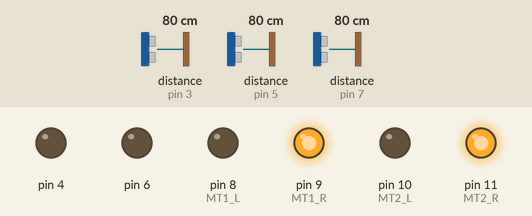
This sketch was run on a simulated Arduino Uno, built with avr-gcc and run on an emulated ATmega328P. On the bench: output pins drawn as LEDs (lit = HIGH). Wiring (inferred from the names in the program): ultrasonic range finder: trigger pin 2; echo pin 3. Dashed ring = blinking. Inputs (shaded band) come from the test bench; at power-on: distance to the obstacle (sensors on pin 3, pin 5, pin 7) 80 cm. The echo pulse lasts 58.3 µs per cm; pins used as bus, display or sensor lines are not drawn.

Above: at 6.2 s.
6.3 s: distance to the obstacle (sensor on pin 3) set to 23 cm
7.8 s: distance to the obstacle (sensor on pin 3) set to 18 cm
At 8.41 s:
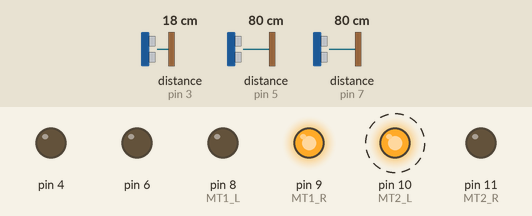
10.8 s: distance to the obstacle (sensor on pin 3) set to 35 cm
At 11.3 s:
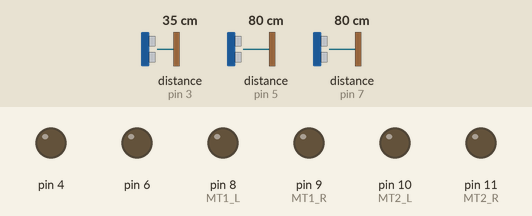
12.4 s: distance to the obstacle (sensor on pin 3) set to 2 cm
At 13.5 s:
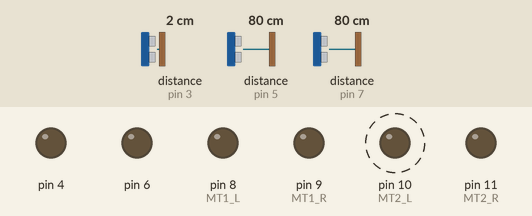
15.4 s: distance to the obstacle (sensor on pin 5) set to 17 cm
18.4 s: distance to the obstacle (sensor on pin 5) set to 14 cm
At 19.05 s:
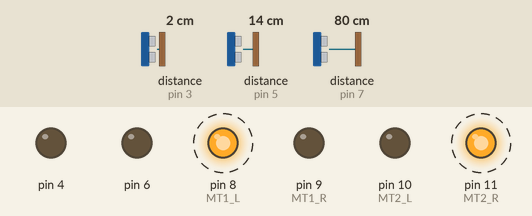
Timing chart, 0 to 22.4 s (numbered marks = the images above; inputs shaded):
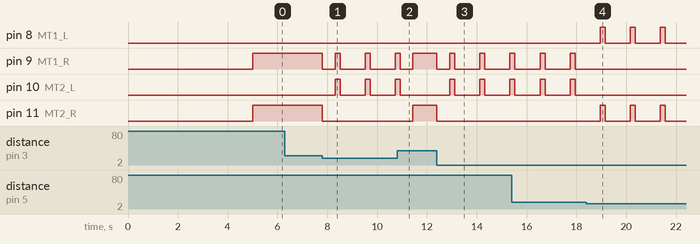

The sketch:

v1.ino
```cpp
#define TIME_OUT 5000

#define MT1_L 8
#define MT1_R 9

#define MT2_L 10
#define MT2_R 11

struct Sr04 {
    uint8_t trig_pin;
    uint8_t echo_pin;
};


struct Sr04 srBefore;
struct Sr04 srLeft;
struct Sr04 srRight;

float GetDistance(struct Sr04 sr04)
{
  long duration, distanceCm;

  digitalWrite(sr04.trig_pin, LOW);
  delayMicroseconds(2);
  digitalWrite(sr04.trig_pin, HIGH);
  delayMicroseconds(10);
  digitalWrite(sr04.trig_pin, LOW);

  duration = pulseIn(sr04.echo_pin, HIGH, TIME_OUT);

  // convert to distance
  distanceCm = duration / 29.1 / 2;

  return distanceCm;
}

void sr_init(){
    srBefore.trig_pin = 2;
    srBefore.echo_pin = 3;

    srLeft.trig_pin = 4;
    srLeft.echo_pin = 5;

    srRight.trig_pin = 6;
    srRight.echo_pin = 7;

    pinMode(srBefore.trig_pin, OUTPUT);
    pinMode(srBefore.echo_pin, INPUT);

    pinMode(srLeft.trig_pin, OUTPUT);
    pinMode(srLeft.echo_pin, INPUT);

    pinMode(srRight.trig_pin, OUTPUT);
    pinMode(srRight.echo_pin, INPUT);
}

void motor_init(){
  pinMode(MT1_L, OUTPUT);
  pinMode(MT1_R, OUTPUT);
  pinMode(MT2_L, OUTPUT);
  pinMode(MT2_R, OUTPUT);
}

void goStraight(){
  digitalWrite(MT1_L, 0);
  digitalWrite(MT1_R, 1);


  digitalWrite(MT2_L, 0);
  digitalWrite(MT2_R, 1);
}

void turnLeft(){


  digitalWrite(MT1_L, 1);
  digitalWrite(MT1_R, 0);

  digitalWrite(MT2_L, 0);
  digitalWrite(MT2_R, 1);
  delay(200);
  stop();
}

void turnRight(){
  digitalWrite(MT1_L, 0);
  digitalWrite(MT1_R, 1);

  digitalWrite(MT2_L, 1);
  digitalWrite(MT2_R, 0);
  delay(200);
  stop();
}

void stop(){
  digitalWrite(MT1_R, 0);
  digitalWrite(MT1_L, 0);

  digitalWrite(MT2_R, 0);
  digitalWrite(MT2_L, 0);
}


void setup() {
  Serial.begin(9600);
  sr_init();
  motor_init();
  delay(5000);
}

int distanceFront;
int distanceLeft;
int distanceRight;

#define GRID_SIZE 4  // Kích thước ma trận, có thể điều chỉnh theo kích thước khu vực quét
int environment[GRID_SIZE][GRID_SIZE]; // Ma trận môi trường (0: có vật cản, 1: an toàn, 2: đã thăm)

int currentX = 0, currentY = 0;  // Vị trí hiện tại của robot trong ma trận
int direction = 0;  // Hướng di chuyển (0: lên, 1: phải, 2: xuống, 3: trái)

bool isExplored() {
  // Kiểm tra xem tất cả các khu vực an toàn đã được thăm hay chưa
  for (int i = 0; i < GRID_SIZE; i++) {
    for (int j = 0; j < GRID_SIZE; j++) {
      if (environment[i][j] == 1) {  // Nếu có khu vực trống chưa được thăm
        return false;  // Chưa khám phá hết
      }
    }
  }
  return true;  // Đã khám phá hết
}

void floodFill(int x, int y) {
  // Nếu vị trí ngoài phạm vi hoặc đã được đánh dấu là đã thăm (hoặc có vật cản), trả về
  if (x < 0 || y < 0 || x >= GRID_SIZE || y >= GRID_SIZE || environment[x][y] == 0) {
    return;
  }

  // Đánh dấu khu vực là đã thăm
  environment[x][y] = 2; // Đánh dấu đã thăm (có thể thay bằng giá trị khác để phân biệt)

  // Đánh dấu các vị trí lân cận (Flood Fill 4 hướng)
  floodFill(x + 1, y);  // Di chuyển xuống
  floodFill(x - 1, y);  // Di chuyển lên
  floodFill(x, y + 1);  // Di chuyển phải
  floodFill(x, y - 1);  // Di chuyển trái
}

void SrHandle() {
  distanceFront = GetDistance(srBefore);  // Đọc cảm biến phía trước

  // Cập nhật ma trận môi trường dựa trên cảm biến (1 là an toàn, 0 là có vật cản)
  if (distanceFront > 10) {
    environment[currentX][currentY] = 1;  // Nếu không có vật cản phía trước, đánh dấu an toàn
  } else {
    environment[currentX][currentY] = 0;  // Nếu có vật cản, đánh dấu có vật cản
  }


  // Nếu có vật cản phía trước
  if (distanceFront < 20 && distanceFront != 0) {
    stop();  // Dừng lại để xử lý
    distanceLeft  = GetDistance(srLeft);    // Đọc cảm biến trái
    distanceRight = GetDistance(srRight);   // Đọc cảm biến phải


    // Kiểm tra xem có vật cản bên trái không
    if (distanceLeft > 15 || distanceLeft == 0) {
      // Nếu có không gian an toàn ở bên trái, quay sang phải để tránh vật cản phía trước
      delay(500);
      turnRight();  // Quay phải
      delay(500);
      // Cập nhật ma trận Flood Fill sau khi di chuyển
      floodFill(currentX + 1, currentY);  // Cập nhật sau khi di chuyển sang phải
      goStraight();
    }
    // Kiểm tra vật cản bên phải
    else if (distanceRight > 15 || distanceRight == 0) {
      // Nếu có không gian an toàn ở bên phải, quay sang trái để tránh vật cản phía trước
      delay(500);
      turnLeft();   // Quay trái
      delay(500);
      // Cập nhật ma trận Flood Fill sau khi di chuyển
      floodFill(currentX - 1, currentY);  // Cập nhật sau khi di chuyển sang trái
      goStraight();
    }
    // Nếu cả hai bên trái và phải đều có vật cản, quay lại hoặc tránh theo một hướng khác
    else {

    }
  }
  // Nếu không có vật cản phía trước, tiếp tục đi thẳng
  else {
    goStraight();
  }
}


void loop() {
  SrHandle();
  //goStraight();

}
```

Measured:
- the behaviour switches between 21 and 20 cm on distance to the obstacle (sensor on pin 3) (found by bisection; images 0 and 1)
- the behaviour switches between 16 and 15 cm on distance to the obstacle (sensor on pin 5) (found by bisection; images 3 and 4)
- after the input at 6.3 s, every drawn part: stays the same
- after the input at 7.8 s, pin 9 (MT1_R): HIGH → LOW at once, then repeats every 1.2 s: HIGH 0.20 s, LOW 1.0 s; pin 10 (MT2_L): alternates HIGH for 0.20 s and LOW for 1.0 s, starting after 0.51 s; pin 11 (MT2_R): HIGH → LOW at once
- after the input at 10.8 s, pin 10 (MT2_L): goes on until 10.9 s, then stays LOW; pin 11 (MT2_R): LOW → HIGH after 0.64 s
- after the input at 12.4 s, pin 9 (MT1_R): HIGH → LOW at once, then repeats every 1.2 s: HIGH 0.20 s, LOW 1.0 s; pin 10 (MT2_L): alternates HIGH for 0.20 s and LOW for 1.0 s, starting after 0.51 s; pin 11 (MT2_R): HIGH → LOW at once
- after the input at 18.4 s, pin 8 (MT1_L), pin 11 (MT2_R): alternates HIGH for 0.20 s and LOW for 1.0 s, starting after 0.56 s; pin 9 (MT1_R), pin 10 (MT2_L): stops changing and stays LOW
